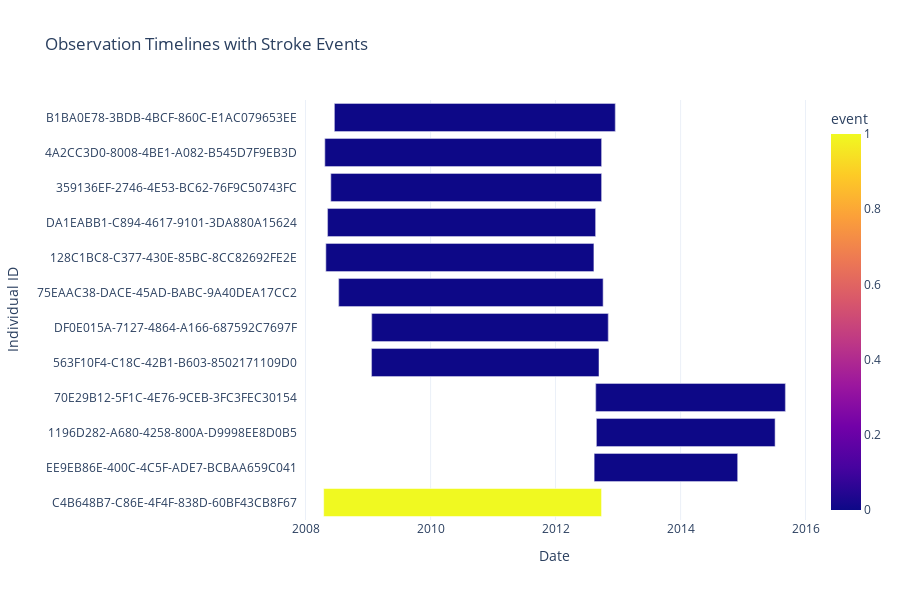

Source (notebook cell):
### Markdown cell above
#### Visualization of time at risk

### Code cell
# Get unique IDs
unique_ids = df['individual_id'].drop_duplicates()

# Adjust sample size to the number of available individuals
sample_size = min(12, len(unique_ids))

# Take sample safely
sample_ids = unique_ids.sample(sample_size, random_state=42)

# Filter dataset for those individuals
df_sample = df[df['individual_id'].isin(sample_ids)]

# ---------------------------------------------------------------------------
# Create timeline visualization
fig = px.timeline(
    df_sample,
    x_start="start_date",
    x_end="end_date",
    y="individual_id",
    color="event",
    color_discrete_map={0: "skyblue", 1: "red"},
    title="Observation Timelines with Stroke Events",
)

# Update layout
fig.update_yaxes(title="Individual ID", categoryorder="total ascending")
fig.update_xaxes(title="Date")
fig.update_layout(
    legend_title_text="Stroke Event (1=Yes, 0=No)",
    template="plotly_white",
    height=600,
)

# Show interactive figure
fig.show()

### Figure 1 — Plotly figure (JSON) as saved in the notebook; plotly's stock layout.template omitted (floating-point values rounded to 4 significant figures)
{"data": [{"base": ["2012-08-27T00:00:00.000000000", "2012-08-27T00:00:00.000000000", "2008-04-29T00:00:00.000000000", "2008-04-29T00:00:00.000000000", "2008-05-28T00:00:00.000000000", "2008-05-28T00:00:00.000000000", "2008-04-23T00:00:00.000000000", "2008-04-23T00:00:00.000000000", "2009-01-21T00:00:00.000000000", "2009-01-21T00:00:00.000000000", "2012-08-23T00:00:00.000000000", "2012-08-23T00:00:00.000000000", "2008-07-13T00:00:00.000000000", "2008-07-13T00:00:00.000000000", "2008-06-18T00:00:00.000000000", "2008-06-18T00:00:00.000000000", "2008-04-16T00:00:00.000000000", "2008-05-09T00:00:00.000000000", "2008-05-09T00:00:00.000000000", "2009-01-22T00:00:00.000000000", "2009-01-22T00:00:00.000000000", "2012-08-14T00:00:00.000000000", "2012-08-14T00:00:00.000000000"], "hovertemplate": "start_date=%{base}<br>end_date=%{x}<br>individual_id=%{y}<br>event=%{marker.color}<extra></extra>", "legendgroup": "", "marker": {"color": [0, 0, 0, 0, 0, 0, 0, 0, 0, 0, 0, 0, 0, 0, 0, 0, 1, 0, 0, 0, 0, 0, 0], "coloraxis": "coloraxis", "pattern": {"shape": ""}}, "name": "", "orientation": "h", "showlegend": false, "textposition": "auto", "type": "bar", "x": [90201600000, 90201600000, 135302400000, 135302400000, 136684800000, 136684800000, 139708800000, 139708800000, 114825600000, 114825600000, 95731200000, 95731200000, 133488000000, 133488000000, 141782400000, 141782400000, 140313600000, 135302400000, 135302400000, 119404800000, 119404800000, 72403200000, 72403200000], "xaxis": "x", "y": ["1196D282-A680-4258-800A-D9998EE8D0B5", "1196D282-A680-4258-800A-D9998EE8D0B5", "128C1BC8-C377-430E-85BC-8CC82692FE2E", "128C1BC8-C377-430E-85BC-8CC82692FE2E", "359136EF-2746-4E53-BC62-76F9C50743FC", "359136EF-2746-4E53-BC62-76F9C50743FC", "4A2CC3D0-8008-4BE1-A082-B545D7F9EB3D", "4A2CC3D0-8008-4BE1-A082-B545D7F9EB3D", "563F10F4-C18C-42B1-B603-8502171109D0", "563F10F4-C18C-42B1-B603-8502171109D0", "70E29B12-5F1C-4E76-9CEB-3FC3FEC30154", "70E29B12-5F1C-4E76-9CEB-3FC3FEC30154", "75EAAC38-DACE-45AD-BABC-9A40DEA17CC2", "75EAAC38-DACE-45AD-BABC-9A40DEA17CC2", "B1BA0E78-3BDB-4BCF-860C-E1AC079653EE", "B1BA0E78-3BDB-4BCF-860C-E1AC079653EE", "C4B648B7-C86E-4F4F-838D-60BF43CB8F67", "DA1EABB1-C894-4617-9101-3DA880A15624", "DA1EABB1-C894-4617-9101-3DA880A15624", "DF0E015A-7127-4864-A166-687592C7697F", "DF0E015A-7127-4864-A166-687592C7697F", "EE9EB86E-400C-4C5F-ADE7-BCBAA659C041", "EE9EB86E-400C-4C5F-ADE7-BCBAA659C041"], "yaxis": "y"}], "layout": {"barmode": "overlay", "coloraxis": {"colorbar": {"title": {"text": "event"}}, "colorscale": [[0, "#0d0887"], [0.1111, "#46039f"], [0.2222, "#7201a8"], [0.3333, "#9c179e"], [0.4444, "#bd3786"], [0.5556, "#d8576b"], [0.6667, "#ed7953"], [0.7778, "#fb9f3a"], [0.8889, "#fdca26"], [1, "#f0f921"]]}, "height": 600, "legend": {"title": {"text": "Stroke Event (1=Yes, 0=No)"}, "tracegroupgap": 0}, "title": {"text": "Observation Timelines with Stroke Events"}, "xaxis": {"anchor": "y", "domain": [0, 1], "title": {"text": "Date"}, "type": "date"}, "yaxis": {"anchor": "x", "categoryorder": "total ascending", "domain": [0, 1], "title": {"text": "Individual ID"}}}}
